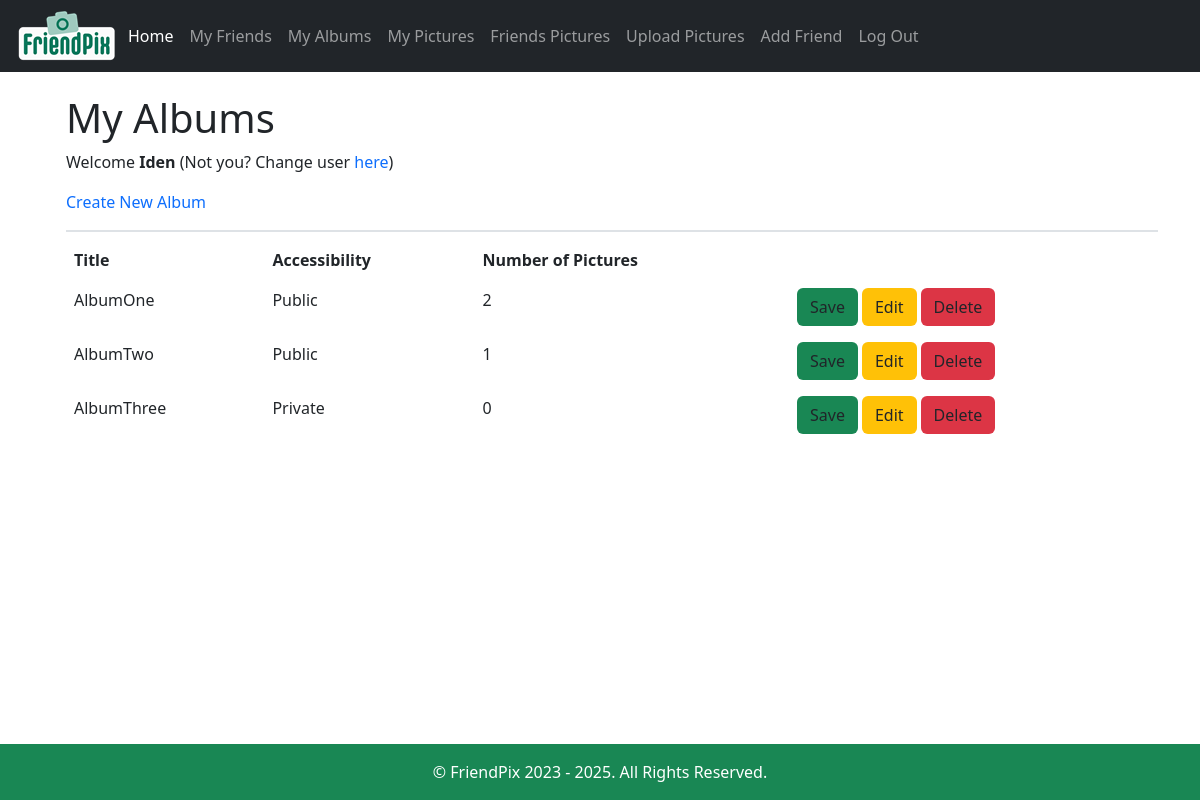
Screenshot of /MyAlbums.php (signed in) with the database file from the repository.
### tables this page shows
CREATE TABLE `album` (
  `Album_Id` int NOT NULL AUTO_INCREMENT,
  `Title` varchar(256) NOT NULL,
  `Description` varchar(3000) DEFAULT NULL,
  `Owner_Id` varchar(16) NOT NULL,
  `Accessibility_Code` varchar(16) NOT NULL,
  PRIMARY KEY (`Album_Id`),
  KEY `Owner` (`Owner_Id`),
  KEY `Accessibility` (`Accessibility_Code`),
  CONSTRAINT `Album_Accessibility_FK` FOREIGN KEY (`Accessibility_Code`) REFERENCES `accessibility` (`Accessibility_Code`),
  CONSTRAINT `Album_User_FK` FOREIGN KEY (`Owner_Id`) REFERENCES `user` (`UserId`)
);

### MyAlbums.php (the view, shortened to what this page needs)
<?php
include("./Common/Header.php");
$dbConnection = parse_ini_file("DataSource.ini");
extract($dbConnection);
$myPdo = new PDO($dsn, $user, $password);
?>
<div class="container mt-4">
    <h1 class="ms-4">My Albums</h1>
    <p class="ms-4 mb-3">Welcome <strong><?php echo htmlspecialchars($_SESSION["inputName"]); ?></strong> (Not you? Change user <a href="Login.php" class="primary" style="text-decoration: none">here</a>)</p>
    <p class="ms-4"><a href="AddAlbum.php" style="text-decoration: none" class="primary">Create New Album</a></p>
    <div class="ms-4 border border-1"></div>
    <form method="post" action="MyAlbums.php" class="myForm">
        <table class="mt-2 ms-4 table border-0">
            <tr>
                <th style="border-bottom: none;">Title</th>
                <th style="border-bottom: none;">Accessibility</th>
                <th style="border-bottom: none;">Number of Pictures</th>
                <th style="border-bottom: none;"></th>
            </tr>
            <?php
            $sqlAlbum = 'SELECT Album.Album_Id, Album.Title, Album.Owner_Id, Album.Accessibility_Code, COUNT(Picture.File_name) AS Picture_Count
                         FROM Album
                         Left JOIN Picture ON Album.Album_Id = Picture.Album_Id
                         GROUP BY Album.Album_Id, Album.Title, Album.Owner_Id, Album.Accessibility_Code
                         HAVING Album.Owner_Id = ?';
            $statementAlbumData = $myPdo->prepare($sqlAlbum);
            $statementAlbumData->execute([$_SESSION["inputUserId"]]);
            $AlbumDataRows = $statementAlbumData->fetchAll(PDO::FETCH_ASSOC);
            foreach ($AlbumDataRows as $AlbumDataRow) {
                echo '<tr>'
                . '<td style="border-bottom: none;">' . htmlspecialchars($AlbumDataRow['Title']) . '</td>';
                if (isset($_POST['edit']) && $_POST['edit'] == $AlbumDataRow['Album_Id']) {
                    echo '<td class="access" style="border-bottom: none;">'
                    . '<select class="form-control" id="inputAccessibility" name="inputAccessibility">';
                    $sqlAccessibility = 'SELECT Accessibility_Code, Description FROM Accessibility';
                    $stmtSelectAccessibility = $myPdo->prepare($sqlAccessibility);
                    $stmtSelectAccessibility->execute();
                    $allAccessibilities = $stmtSelectAccessibility->fetchAll(PDO::FETCH_ASSOC);
                    foreach ($allAccessibilities as $Accessibility) {
                        $Accessibility_Code = $Accessibility['Accessibility_Code'] ?? null;
                        $Accessibility_Description = $Accessibility['Description'] ?? null;
                        $selectedAccessibility = ($AlbumDataRow['Accessibility_Code'] == $Accessibility_Code) ? 'selected' : '';
                        echo '<option value="' . htmlspecialchars($Accessibility_Code) . '" ' . $selectedAccessibility . '>' . htmlspecialchars($Accessibility_Description) . '</option>';
                    }
                    echo '</select></td>';
                    echo '<input type="hidden" name="albumId" value="' . htmlspecialchars($AlbumDataRow['Album_Id']) . '">';
                } else {
                    echo '<td class="access" style="border-bottom: none;">' . htmlspecialchars($AlbumDataRow['Accessibility_Code']) . '</td>';
                }
                echo '<td style="border-bottom: none;">' . htmlspecialchars($AlbumDataRow['Picture_Count']) . '</td>'
                . '<td style="border-bottom: none;">'
                . '<button class="btn bg-success save" type="submit" name="save"> Save </button>'
                . '<button class="btn bg-warning edit ms-1" type="submit" name="edit" value="' . $AlbumDataRow['Album_Id'] . '"> Edit </button>'
                . '<button class="btn bg-danger delete ms-1" type="delete" name="delete" value="' . $AlbumDataRow['Album_Id'] . '"> Delete </button>'
                . '</td>'
                . '</tr>';
            }
            ?>
        </table>
    </form>
</div>
 <?php
include('./Common/Footer.php');
?>

### Common/Header.php (shortened to what this page needs)
<!DOCTYPE html>
<html lang="en" style="position: relative; min-height: 100%;">
<head>
    <link rel="stylesheet" href="https://cdn.jsdelivr.net/npm/bootstrap@5.3.0-alpha1/dist/css/bootstrap.min.css">
</head>
<body style="padding-top: 70px; margin-bottom: 60px;">
    <nav class="navbar navbar-expand-lg navbar-dark bg-dark fixed-top">
        <div class="container-fluid">
            <img src="Common/images/logo/test.png" alt="FriendPix logo" >
            <div class="collapse navbar-collapse" id="navbarNav">
                <ul class="navbar-nav">
                    <li class="nav-item"><a class="nav-link active" href="index.php">Home</a></li>
                    <li class="nav-item"><a class="nav-link" href="MyFriends.php">My Friends</a></li>
                    <li class="nav-item"><a class="nav-link" href="MyAlbums.php">My Albums</a></li>
                    <li class="nav-item"><a class="nav-link" href="MyPictures.php">My Pictures</a></li>
                    <li class="nav-item"><a class="nav-link" href="FriendsPictures.php">Friends Pictures</a></li>
                    <li class="nav-item"><a class="nav-link" href="UploadPictures.php">Upload Pictures</a></li>
                    <li class="nav-item"><a class="nav-link" href="AddFriend.php">Add Friend</a></li>
                    <?php
                    if (isset($_SESSION['inputUserId'])) {
                        echo '<li class="nav-item"><a class="nav-link" href="LogOut.php">Log Out</a></li>';
                    } else {
                        echo '<li class="nav-item"><a class="nav-link" href="Login.php">Log In</a></li>';
                    }
                    ?>
                </ul>
            </div>
        </div>
    </nav>
</body>
</html>

### Common/Footer.php (shortened to what this page needs)
<footer class="bg-success text-white text-center py-3" style="position: absolute; bottom: 0; width: 100%;">
    <div class="container">
        <p class="mb-0">&copy; FriendPix 2023 -
            <?php
            echo date("Y");
            ?>. All Rights Reserved.
        </p>
    </div>
</footer>
</body>
</html>

### rows the page displays
album: Title "AlbumOne", Accessibility_Code "Public", Picture_Count "2", $AlbumDataRow['Album_Id'] 26 (drawn)
album: Title "AlbumTwo", Accessibility_Code "Public", Picture_Count "1", $AlbumDataRow['Album_Id'] 27 (drawn)
album: Title "AlbumThree", Accessibility_Code "Private", Picture_Count "0", $AlbumDataRow['Album_Id'] 29 (drawn)

### other values shown
$_SESSION["inputName"] "Iden"
